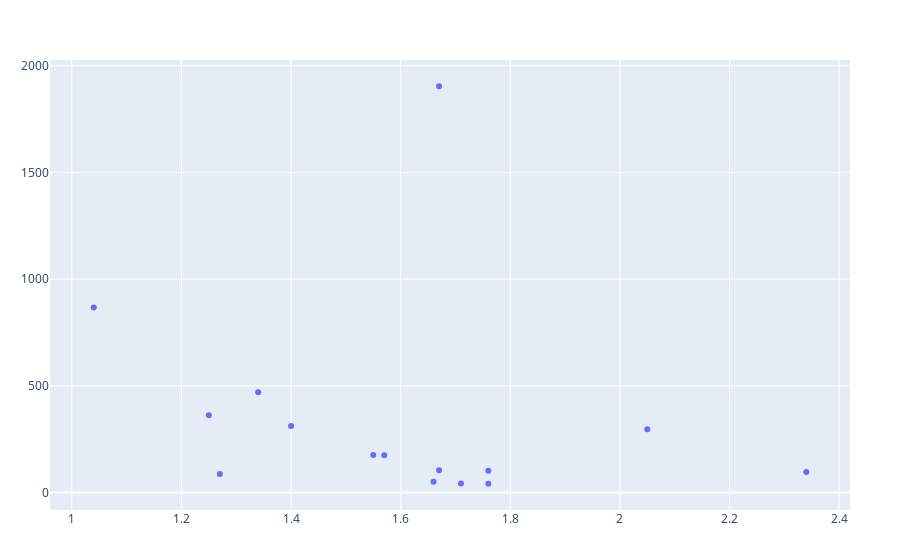

Notebook source saved alongside this figure:
### Code cell
plot(scatter(agri_col_cleansed, x=:Nitrogen, y=:num_of_protests, mode="markers"))

### Figure 1 — Plotly figure (JSON) as saved in the notebook; plotly's stock layout.template omitted (floating-point values rounded to 4 significant figures)
{"data": [{"mode": "markers", "type": "scatter", "x": [1.55, 1.76, 1.71, 1.04, 2.34, 2.05, 1.66, 1.27, 1.4, 1.57, 1.67, 1.34, 1.76, 1.25, 1.67], "y": [176, 102, 42, 867, 96, 296, 50, 87, 312, 175, 1904, 470, 41, 362, 104]}], "layout": {"margin": {"b": 50, "l": 50, "r": 50, "t": 60}}}
